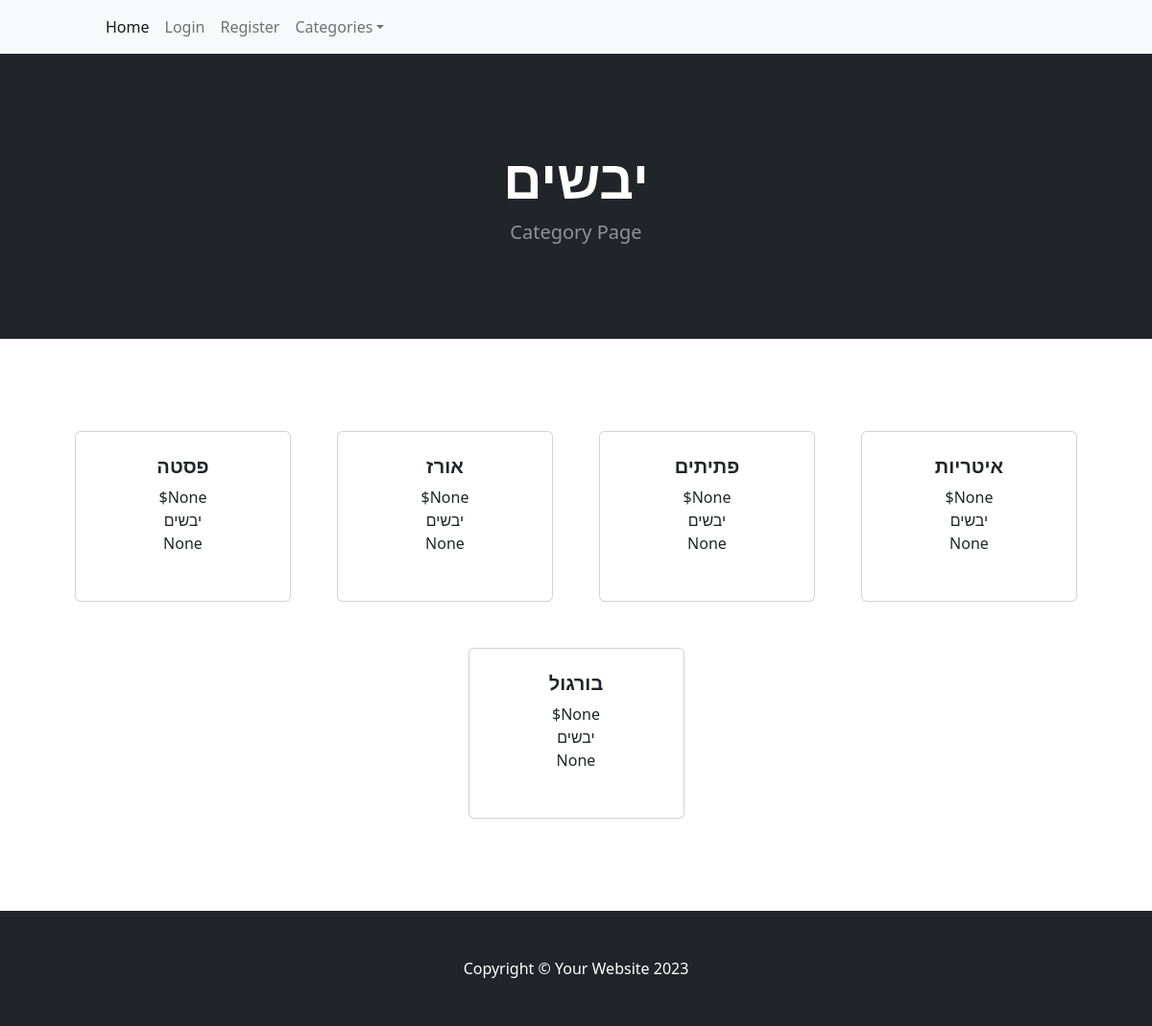
The app's page /category/יבשים, older data.
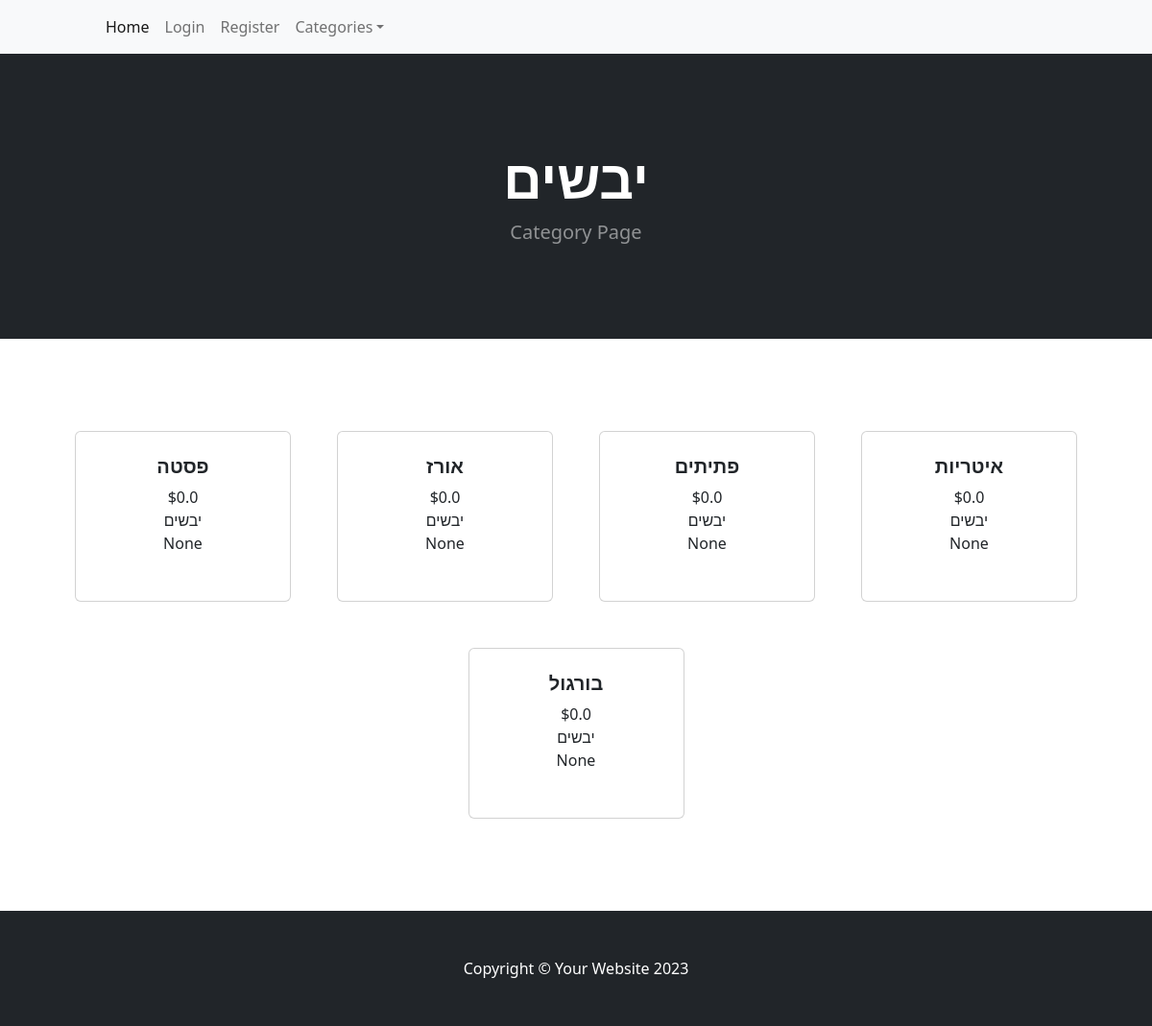
The same page, newer data.
### tables this page shows
CREATE TABLE categories (
        id INTEGER PRIMARY KEY AUTOINCREMENT,
        name TEXT UNIQUE NOT NULL
    );

CREATE TABLE products (
        id INTEGER PRIMARY KEY AUTOINCREMENT,
        name TEXT NOT NULL,
        unit TEXT ,
        price REAL,
        category_id INTEGER,
        FOREIGN KEY (category_id) REFERENCES categories(id)
    );

### app.py (the view)
@app.route('/category/<category_name>')
def category_name(category_name):
    cat_items = database_read(f"select p.*,cat.name as catName from products p left JOIN categories  cat on category_id = cat.id where cat.name ='{category_name}';")
    return render_template('category.html', cat=category_name,cat_items=cat_items)

### HandelDB.py (called while the page is built)
def database_read(sql,data=None):
    connection = sqlite3.connect(database_filename)
    connection.row_factory = sqlite3.Row
    db = connection.cursor()
    if data:
         db.execute(sql, data)
    else:
         db.execute(sql)
    records = db.fetchall()
    rows = [dict(record) for record in records]
    db.close()
    connection.close()
    return rows

### app.py (called while the page is built)
@app.context_processor
def inject_user():
    return dict(user=flask_login.current_user)

@app.teardown_appcontext
def close_connection(exception):
    db = getattr(g, '_database', None)
    if db is not None:
        db.close()

@app.context_processor
def inject_collected_count():
    def get_collected_count(list_id=None):
        if list_id is None:
            return 0
        sql = f"SELECT COUNT(*) as count FROM product_in_list WHERE list_id = '{list_id}' AND collected = 1"
        print(sql)
        result = database_read(sql)
        print(result)
        return result[0]['count'] if result else 0
    return dict(get_collected_count=get_collected_count)

@app.after_request
def add_header(response):
    if request.path.endswith('service-worker.js'):
        response.headers['Content-Type'] = 'application/javascript'
    if request.path.endswith('manifest.json'):
        response.headers['Content-Type'] = 'application/manifest+json'
    return response

### templates/category.html
{% extends 'base.html' %}
{% block content %}
        <header class="bg-dark py-5">
            <div class="container px-4 px-lg-5 my-5">
                <div class="text-center text-white">
                    <h1 class="display-4 fw-bolder">{{cat}}</h1>
                    <p class="lead fw-normal text-white-50 mb-0">Category Page</p>
                </div>
            </div>
        </header>
        <section class="py-5">
            <div class="container px-4 px-lg-5 mt-5">
                <div class="row gx-4 gx-lg-5 row-cols-2 row-cols-md-3 row-cols-xl-4 justify-content-center">
                    {%for product in cat_items%}
                    <div class="col mb-5">
                        <div class="card h-100">
                            <div class="card-body p-4">
                                <div class="text-center">
                                    <h5 class="fw-bolder">{{product.name}}</h5>
                                    ${{product.price}}
                                    <br>
                                    {{product.catName}}
                                    <br>
                                    {{product.unit}}
                                </div>
                            </div>
                            <div class="card-footer p-4 pt-0 border-top-0 bg-transparent">
                            </div>
                        </div>
                    </div>
                    {% endfor%}
                </div>
            </div>
        </section>
    {% endblock %}

### templates/base.html (shortened to what this page needs)
<!DOCTYPE html>
<html lang="en">
    <head>
        <link href="https://cdn.jsdelivr.net/npm/bootstrap-icons@1.5.0/font/bootstrap-icons.css" rel="stylesheet" />
    <link href="https://cdn.jsdelivr.net/npm/bootstrap@5.0.2/dist/css/bootstrap.min.css" rel="stylesheet">
        <link rel="stylesheet" href="https://cdnjs.cloudflare.com/ajax/libs/font-awesome/4.7.0/css/font-awesome.min.css">
<link rel="stylesheet" href="https://cdnjs.cloudflare.com/ajax/libs/font-awesome/4.7.0/css/font-awesome.min.css">
        <link href="/static/styles.css" rel="stylesheet" />
                <link rel='stylesheet' href='https://cdn.jsdelivr.net/npm/sweetalert2@7.12.15/dist/sweetalert2.min.css'></link>
    </head>
    <body>
        {% include 'navbar.html' %}
         {% block content %}
         {% endblock %}
        <footer class="py-5 bg-dark">
            <div class="container"><p class="m-0 text-center text-white">Copyright &copy; Your Website 2023</p></div>
        </footer>
    </body>
</html>

### templates/navbar.html (shortened to what this page needs)
<nav class="navbar navbar-expand-lg navbar-light bg-light">
    <div class="container px-4 px-lg-5">
        <div class="collapse navbar-collapse" id="navbarSupportedContent">
            <ul class="navbar-nav me-auto mb-2 mb-lg-0 ms-lg-4">
                <li class="nav-item"><a class="nav-link active" aria-current="page" href="{{ url_for('index') }}">Home</a></li>
                 {%if user.is_authenticated%}
                 <li class="nav-item"><a class="nav-link" href="{{ url_for('logout_page') }}">Logout</a></li>
                 {%else%}
                <li class="nav-item"><a class="nav-link" href="{{ url_for('login_page') }}">Login</a></li>
                <li class="nav-item"><a class="nav-link" href="{{ url_for('registration_page') }}">Register</a></li>
                {%endif%}
                <li class="nav-item dropdown">
                    <a class="nav-link dropdown-toggle" id="navbarDropdown" href="#" role="button" data-bs-toggle="dropdown" aria-expanded="false">Categories</a>
                </li>
            </ul>
        </div>
    </div>
</nav>

Row changes from the older to the newer data that the page shows:
changed products "פסטה": price "None" → "0.0"
changed products "אורז": price "None" → "0.0"
changed products "פתיתים": price "None" → "0.0"
changed products "איטריות": price "None" → "0.0"
changed products "בורגול": price "None" → "0.0"
